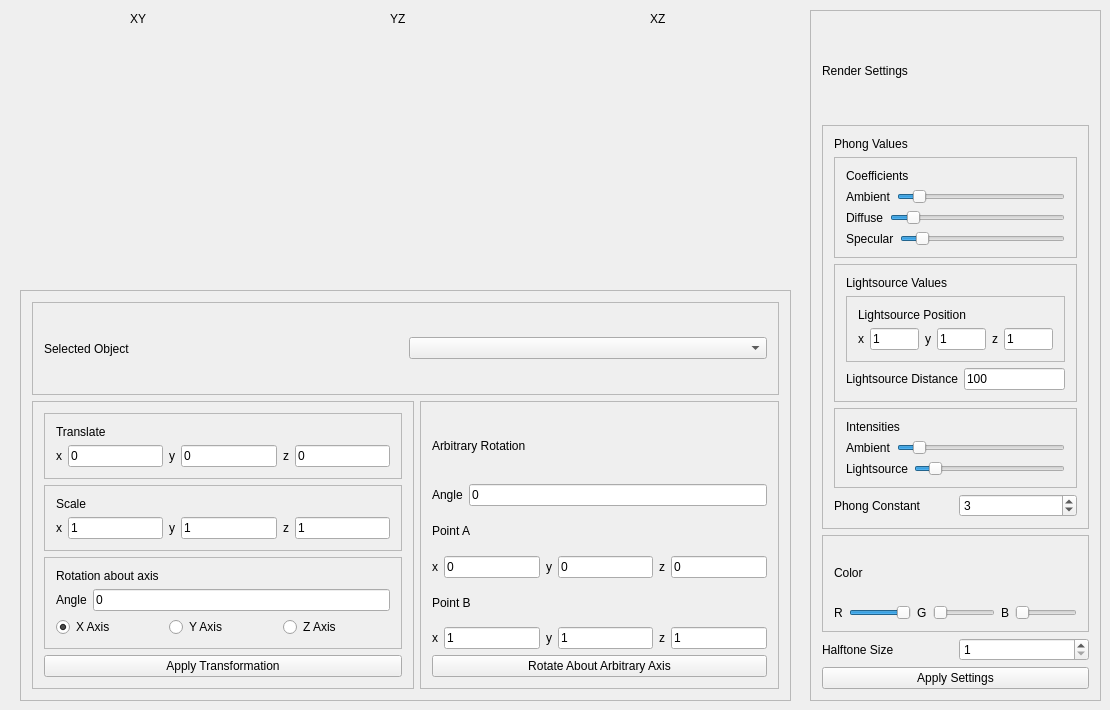
<?xml version="1.0" encoding="UTF-8"?>
<ui version="4.0">
 <class>MainWindow</class>
 <widget class="QMainWindow" name="MainWindow">
  <property name="geometry">
   <rect>
    <x>0</x>
    <y>0</y>
    <width>1110</width>
    <height>710</height>
   </rect>
  </property>
  <property name="windowTitle">
   <string>MainWindow</string>
  </property>
  <widget class="QWidget" name="centralWidget">
   <widget class="GLWidget" name="View1" native="true">
    <property name="geometry">
     <rect>
      <x>20</x>
      <y>30</y>
      <width>250</width>
      <height>250</height>
     </rect>
    </property>
    <property name="accessibleName">
     <string>XY</string>
    </property>
   </widget>
   <widget class="GLWidget" name="View3" native="true">
    <property name="geometry">
     <rect>
      <x>540</x>
      <y>30</y>
      <width>250</width>
      <height>250</height>
     </rect>
    </property>
    <property name="accessibleName">
     <string>YZ</string>
    </property>
   </widget>
   <widget class="GLWidget" name="View2" native="true">
    <property name="geometry">
     <rect>
      <x>280</x>
      <y>30</y>
      <width>250</width>
      <height>250</height>
     </rect>
    </property>
    <property name="accessibleName">
     <string>XZ</string>
    </property>
   </widget>
   <widget class="QFrame" name="frame_6">
    <property name="geometry">
     <rect>
      <x>20</x>
      <y>290</y>
      <width>771</width>
      <height>411</height>
     </rect>
    </property>
    <property name="frameShape">
     <enum>QFrame::StyledPanel</enum>
    </property>
    <property name="frameShadow">
     <enum>QFrame::Raised</enum>
    </property>
    <layout class="QVBoxLayout" name="verticalLayout_8">
     <item>
      <layout class="QHBoxLayout" name="horizontalLayout_17">
       <item>
        <widget class="QFrame" name="frame_7">
         <property name="frameShape">
          <enum>QFrame::StyledPanel</enum>
         </property>
         <property name="frameShadow">
          <enum>QFrame::Raised</enum>
         </property>
         <layout class="QHBoxLayout" name="horizontalLayout_22">
          <item>
           <widget class="QLabel" name="label_21">
            <property name="text">
             <string>Selected Object</string>
            </property>
           </widget>
          </item>
          <item>
           <widget class="QComboBox" name="selectedpolygon"/>
          </item>
         </layout>
        </widget>
       </item>
      </layout>
     </item>
     <item>
      <layout class="QHBoxLayout" name="horizontalLayout_18">
       <item>
        <widget class="QFrame" name="frame_5">
         <property name="frameShape">
          <enum>QFrame::StyledPanel</enum>
         </property>
         <property name="frameShadow">
          <enum>QFrame::Raised</enum>
         </property>
         <layout class="QVBoxLayout" name="verticalLayout_7">
          <item>
           <widget class="QFrame" name="frame_3">
            <property name="frameShape">
             <enum>QFrame::StyledPanel</enum>
            </property>
            <property name="frameShadow">
             <enum>QFrame::Raised</enum>
            </property>
            <layout class="QVBoxLayout" name="verticalLayout_2">
             <item>
              <widget class="QLabel" name="label_2">
               <property name="text">
                <string>Translate</string>
               </property>
              </widget>
             </item>
             <item>
              <layout class="QHBoxLayout" name="horizontalLayout_4">
               <item>
                <layout class="QHBoxLayout" name="horizontalLayout_3">
                 <item>
                  <widget class="QLabel" name="label_4">
                   <property name="text">
                    <string>x</string>
                   </property>
                  </widget>
                 </item>
                 <item>
                  <widget class="QLineEdit" name="translatex">
                   <property name="text">
                    <string>0</string>
                   </property>
                  </widget>
                 </item>
                </layout>
               </item>
               <item>
                <layout class="QHBoxLayout" name="horizontalLayout_2">
                 <item>
                  <widget class="QLabel" name="label_5">
                   <property name="text">
                    <string>y</string>
                   </property>
                  </widget>
                 </item>
                 <item>
                  <widget class="QLineEdit" name="translatey">
                   <property name="text">
                    <string>0</string>
                   </property>
                  </widget>
                 </item>
                </layout>
               </item>
               <item>
                <layout class="QHBoxLayout" name="horizontalLayout">
                 <item>
                  <widget class="QLabel" name="label_6">
                   <property name="text">
                    <string>z</string>
                   </property>
                  </widget>
                 </item>
                 <item>
                  <widget class="QLineEdit" name="translatez">
                   <property name="text">
                    <string>0</string>
                   </property>
                  </widget>
                 </item>
                </layout>
               </item>
              </layout>
             </item>
            </layout>
           </widget>
          </item>
          <item>
           <widget class="QFrame" name="frame_4">
            <property name="frameShape">
             <enum>QFrame::StyledPanel</enum>
            </property>
            <property name="frameShadow">
             <enum>QFrame::Raised</enum>
            </property>
            <layout class="QVBoxLayout" name="verticalLayout">
             <item>
              <widget class="QLabel" name="label">
               <property name="text">
                <string>Scale</string>
               </property>
              </widget>
             </item>
             <item>
              <layout class="QHBoxLayout" name="horizontalLayout_13">
               <item>
                <layout class="QHBoxLayout" name="horizontalLayout_14">
                 <item>
                  <widget class="QLabel" name="label_16">
                   <property name="text">
                    <string>x</string>
                   </property>
                  </widget>
                 </item>
                 <item>
                  <widget class="QLineEdit" name="scalex">
                   <property name="text">
                    <string>1</string>
                   </property>
                  </widget>
                 </item>
                </layout>
               </item>
               <item>
                <layout class="QHBoxLayout" name="horizontalLayout_15">
                 <item>
                  <widget class="QLabel" name="label_17">
                   <property name="text">
                    <string>y</string>
                   </property>
                  </widget>
                 </item>
                 <item>
                  <widget class="QLineEdit" name="scaley">
                   <property name="text">
                    <string>1</string>
                   </property>
                  </widget>
                 </item>
                </layout>
               </item>
               <item>
                <layout class="QHBoxLayout" name="horizontalLayout_16">
                 <item>
                  <widget class="QLabel" name="label_18">
                   <property name="text">
                    <string>z</string>
                   </property>
                  </widget>
                 </item>
                 <item>
                  <widget class="QLineEdit" name="scalez">
                   <property name="text">
                    <string>1</string>
                   </property>
                  </widget>
                 </item>
                </layout>
               </item>
              </layout>
             </item>
            </layout>
           </widget>
          </item>
          <item>
           <widget class="QFrame" name="frame">
            <property name="minimumSize">
             <size>
              <width>0</width>
              <height>0</height>
             </size>
            </property>
            <property name="frameShape">
             <enum>QFrame::StyledPanel</enum>
            </property>
            <property name="frameShadow">
             <enum>QFrame::Raised</enum>
            </property>
            <layout class="QVBoxLayout" name="verticalLayout_3">
             <item>
              <widget class="QLabel" name="label_3">
               <property name="text">
                <string>Rotation about axis</string>
               </property>
              </widget>
             </item>
             <item>
              <layout class="QHBoxLayout" name="horizontalLayout_19">
               <item>
                <widget class="QLabel" name="label_19">
                 <property name="text">
                  <string>Angle</string>
                 </property>
                </widget>
               </item>
               <item>
                <widget class="QLineEdit" name="rotationamount">
                 <property name="text">
                  <string>0</string>
                 </property>
                </widget>
               </item>
              </layout>
             </item>
             <item>
              <layout class="QHBoxLayout" name="horizontalLayout_21">
               <item>
                <widget class="QRadioButton" name="xaxisrot">
                 <property name="text">
                  <string>X Axis</string>
                 </property>
                 <property name="checked">
                  <bool>true</bool>
                 </property>
                 <attribute name="buttonGroup">
                  <string notr="true">buttonGroup</string>
                 </attribute>
                </widget>
               </item>
               <item>
                <widget class="QRadioButton" name="yaxisrot">
                 <property name="text">
                  <string>Y Axis</string>
                 </property>
                 <attribute name="buttonGroup">
                  <string notr="true">buttonGroup</string>
                 </attribute>
                </widget>
               </item>
               <item>
                <widget class="QRadioButton" name="zaxisrot">
                 <property name="text">
                  <string>Z Axis</string>
                 </property>
                 <attribute name="buttonGroup">
                  <string notr="true">buttonGroup</string>
                 </attribute>
                </widget>
               </item>
              </layout>
             </item>
            </layout>
           </widget>
          </item>
          <item>
           <widget class="QPushButton" name="ApplyTransform">
            <property name="text">
             <string>Apply Transformation</string>
            </property>
           </widget>
          </item>
         </layout>
        </widget>
       </item>
       <item>
        <widget class="QFrame" name="frame_2">
         <property name="frameShape">
          <enum>QFrame::StyledPanel</enum>
         </property>
         <property name="frameShadow">
          <enum>QFrame::Raised</enum>
         </property>
         <layout class="QVBoxLayout" name="verticalLayout_4">
          <item>
           <widget class="QLabel" name="label_15">
            <property name="text">
             <string>Arbitrary Rotation</string>
            </property>
           </widget>
          </item>
          <item>
           <layout class="QHBoxLayout" name="horizontalLayout_20">
            <item>
             <widget class="QLabel" name="label_20">
              <property name="text">
               <string>Angle</string>
              </property>
             </widget>
            </item>
            <item>
             <widget class="QLineEdit" name="arbitraryrotation">
              <property name="text">
               <string>0</string>
              </property>
             </widget>
            </item>
           </layout>
          </item>
          <item>
           <layout class="QVBoxLayout" name="verticalLayout_5">
            <item>
             <widget class="QLabel" name="label_13">
              <property name="text">
               <string>Point A</string>
              </property>
             </widget>
            </item>
            <item>
             <layout class="QHBoxLayout" name="horizontalLayout_5">
              <item>
               <layout class="QHBoxLayout" name="horizontalLayout_6">
                <item>
                 <widget class="QLabel" name="label_7">
                  <property name="text">
                   <string>x</string>
                  </property>
                 </widget>
                </item>
                <item>
                 <widget class="QLineEdit" name="arbitraryx1">
                  <property name="text">
                   <string>0</string>
                  </property>
                 </widget>
                </item>
               </layout>
              </item>
              <item>
               <layout class="QHBoxLayout" name="horizontalLayout_7">
                <item>
                 <widget class="QLabel" name="label_8">
                  <property name="text">
                   <string>y</string>
                  </property>
                 </widget>
                </item>
                <item>
                 <widget class="QLineEdit" name="arbitraryy1">
                  <property name="text">
                   <string>0</string>
                  </property>
                 </widget>
                </item>
               </layout>
              </item>
              <item>
               <layout class="QHBoxLayout" name="horizontalLayout_8">
                <item>
                 <widget class="QLabel" name="label_9">
                  <property name="text">
                   <string>z</string>
                  </property>
                 </widget>
                </item>
                <item>
                 <widget class="QLineEdit" name="arbitraryz1">
                  <property name="text">
                   <string>0</string>
                  </property>
                 </widget>
                </item>
               </layout>
              </item>
             </layout>
            </item>
           </layout>
          </item>
          <item>
           <layout class="QVBoxLayout" name="verticalLayout_6">
            <item>
             <widget class="QLabel" name="label_14">
              <property name="text">
               <string>Point B</string>
              </property>
             </widget>
            </item>
            <item>
             <layout class="QHBoxLayout" name="horizontalLayout_9">
              <item>
               <layout class="QHBoxLayout" name="horizontalLayout_10">
                <item>
                 <widget class="QLabel" name="label_10">
                  <property name="text">
                   <string>x</string>
                  </property>
                 </widget>
                </item>
                <item>
                 <widget class="QLineEdit" name="arbitraryx2">
                  <property name="text">
                   <string>1</string>
                  </property>
                 </widget>
                </item>
               </layout>
              </item>
              <item>
               <layout class="QHBoxLayout" name="horizontalLayout_11">
                <item>
                 <widget class="QLabel" name="label_11">
                  <property name="text">
                   <string>y</string>
                  </property>
                 </widget>
                </item>
                <item>
                 <widget class="QLineEdit" name="arbitraryy2">
                  <property name="text">
                   <string>1</string>
                  </property>
                 </widget>
                </item>
               </layout>
              </item>
              <item>
               <layout class="QHBoxLayout" name="horizontalLayout_12">
                <item>
                 <widget class="QLabel" name="label_12">
                  <property name="text">
                   <string>z</string>
                  </property>
                 </widget>
                </item>
                <item>
                 <widget class="QLineEdit" name="arbitraryz2">
                  <property name="text">
                   <string>1</string>
                  </property>
                 </widget>
                </item>
               </layout>
              </item>
             </layout>
            </item>
           </layout>
          </item>
          <item>
           <widget class="QPushButton" name="applyrotation">
            <property name="text">
             <string>Rotate About Arbitrary Axis</string>
            </property>
           </widget>
          </item>
         </layout>
        </widget>
       </item>
      </layout>
     </item>
    </layout>
   </widget>
   <widget class="QLabel" name="label_22">
    <property name="geometry">
     <rect>
      <x>130</x>
      <y>10</y>
      <width>41</width>
      <height>17</height>
     </rect>
    </property>
    <property name="text">
     <string>XY</string>
    </property>
   </widget>
   <widget class="QLabel" name="label_23">
    <property name="geometry">
     <rect>
      <x>390</x>
      <y>10</y>
      <width>67</width>
      <height>17</height>
     </rect>
    </property>
    <property name="text">
     <string>YZ</string>
    </property>
   </widget>
   <widget class="QLabel" name="label_24">
    <property name="geometry">
     <rect>
      <x>650</x>
      <y>10</y>
      <width>67</width>
      <height>17</height>
     </rect>
    </property>
    <property name="text">
     <string>XZ</string>
    </property>
   </widget>
   <widget class="QFrame" name="frame_14">
    <property name="geometry">
     <rect>
      <x>810</x>
      <y>10</y>
      <width>291</width>
      <height>691</height>
     </rect>
    </property>
    <property name="frameShape">
     <enum>QFrame::StyledPanel</enum>
    </property>
    <property name="frameShadow">
     <enum>QFrame::Raised</enum>
    </property>
    <layout class="QVBoxLayout" name="verticalLayout_15">
     <item>
      <widget class="QLabel" name="label_45">
       <property name="text">
        <string>Render Settings</string>
       </property>
      </widget>
     </item>
     <item>
      <widget class="QFrame" name="frame_13">
       <property name="frameShape">
        <enum>QFrame::StyledPanel</enum>
       </property>
       <property name="frameShadow">
        <enum>QFrame::Raised</enum>
       </property>
       <layout class="QVBoxLayout" name="verticalLayout_14">
        <item>
         <widget class="QLabel" name="label_41">
          <property name="text">
           <string>Phong Values</string>
          </property>
         </widget>
        </item>
        <item>
         <widget class="QFrame" name="frame_10">
          <property name="frameShape">
           <enum>QFrame::StyledPanel</enum>
          </property>
          <property name="frameShadow">
           <enum>QFrame::Raised</enum>
          </property>
          <layout class="QVBoxLayout" name="verticalLayout_11">
           <item>
            <widget class="QLabel" name="label_42">
             <property name="text">
              <string>Coefficients</string>
             </property>
            </widget>
           </item>
           <item>
            <layout class="QHBoxLayout" name="horizontalLayout_26">
             <item>
              <widget class="QLabel" name="label_28">
               <property name="text">
                <string>Ambient</string>
               </property>
              </widget>
             </item>
             <item>
              <widget class="QSlider" name="ambient_co">
               <property name="maximum">
                <number>100</number>
               </property>
               <property name="value">
                <number>10</number>
               </property>
               <property name="orientation">
                <enum>Qt::Horizontal</enum>
               </property>
              </widget>
             </item>
            </layout>
           </item>
           <item>
            <layout class="QHBoxLayout" name="horizontalLayout_27">
             <item>
              <widget class="QLabel" name="label_29">
               <property name="text">
                <string>Diffuse</string>
               </property>
              </widget>
             </item>
             <item>
              <widget class="QSlider" name="diffuse_co">
               <property name="maximum">
                <number>100</number>
               </property>
               <property name="value">
                <number>10</number>
               </property>
               <property name="orientation">
                <enum>Qt::Horizontal</enum>
               </property>
              </widget>
             </item>
            </layout>
           </item>
           <item>
            <layout class="QHBoxLayout" name="horizontalLayout_28">
             <item>
              <widget class="QLabel" name="label_30">
               <property name="text">
                <string>Specular</string>
               </property>
              </widget>
             </item>
             <item>
              <widget class="QSlider" name="specular_co">
               <property name="maximum">
                <number>100</number>
               </property>
               <property name="value">
                <number>10</number>
               </property>
               <property name="orientation">
                <enum>Qt::Horizontal</enum>
               </property>
              </widget>
             </item>
            </layout>
           </item>
          </layout>
         </widget>
        </item>
        <item>
         <widget class="QFrame" name="frame_12">
          <property name="frameShape">
           <enum>QFrame::StyledPanel</enum>
          </property>
          <property name="frameShadow">
           <enum>QFrame::Raised</enum>
          </property>
          <layout class="QVBoxLayout" name="verticalLayout_13">
           <item>
            <widget class="QLabel" name="label_44">
             <property name="text">
              <string>Lightsource Values</string>
             </property>
            </widget>
           </item>
           <item>
            <widget class="QFrame" name="frame_8">
             <property name="frameShape">
              <enum>QFrame::StyledPanel</enum>
             </property>
             <property name="frameShadow">
              <enum>QFrame::Raised</enum>
             </property>
             <layout class="QVBoxLayout" name="verticalLayout_9">
              <item>
               <widget class="QLabel" name="label_34">
                <property name="text">
                 <string>Lightsource Position</string>
                </property>
               </widget>
              </item>
              <item>
               <layout class="QHBoxLayout" name="horizontalLayout_32">
                <item>
                 <layout class="QHBoxLayout" name="horizontalLayout_33">
                  <item>
                   <widget class="QLabel" name="label_35">
                    <property name="text">
                     <string>x</string>
                    </property>
                   </widget>
                  </item>
                  <item>
                   <widget class="QLineEdit" name="lightsource_x">
                    <property name="text">
                     <string>1</string>
                    </property>
                   </widget>
                  </item>
                 </layout>
                </item>
                <item>
                 <layout class="QHBoxLayout" name="horizontalLayout_34">
                  <item>
                   <widget class="QLabel" name="label_36">
                    <property name="text">
                     <string>y</string>
                    </property>
                   </widget>
                  </item>
                  <item>
                   <widget class="QLineEdit" name="lightsource_y">
                    <property name="text">
                     <string>1</string>
                    </property>
                   </widget>
                  </item>
                 </layout>
                </item>
                <item>
                 <layout class="QHBoxLayout" name="horizontalLayout_35">
                  <item>
                   <widget class="QLabel" name="label_37">
                    <property name="text">
                     <string>z</string>
                    </property>
                   </widget>
                  </item>
                  <item>
                   <widget class="QLineEdit" name="lightsource_z">
                    <property name="text">
                     <string>1</string>
                    </property>
                   </widget>
                  </item>
                 </layout>
                </item>
               </layout>
              </item>
             </layout>
            </widget>
           </item>
           <item>
            <layout class="QHBoxLayout" name="horizontalLayout_31">
             <item>
              <widget class="QLabel" name="label_33">
               <property name="text">
                <string>Lightsource Distance</string>
               </property>
              </widget>
             </item>
             <item>
              <widget class="QLineEdit" name="lightsource_dist">
               <property name="text">
                <string>100</string>
               </property>
              </widget>
             </item>
            </layout>
           </item>
          </layout>
         </widget>
        </item>
        <item>
         <widget class="QFrame" name="frame_11">
          <property name="frameShape">
           <enum>QFrame::StyledPanel</enum>
          </property>
          <property name="frameShadow">
           <enum>QFrame::Raised</enum>
          </property>
          <layout class="QVBoxLayout" name="verticalLayout_12">
           <item>
            <widget class="QLabel" name="label_43">
             <property name="text">
              <string>Intensities</string>
             </property>
            </widget>
           </item>
           <item>
            <layout class="QHBoxLayout" name="horizontalLayout_29">
             <item>
              <widget class="QLabel" name="label_31">
               <property name="text">
                <string>Ambient</string>
               </property>
              </widget>
             </item>
             <item>
              <widget class="QSlider" name="ambient_intensity">
               <property name="maximum">
                <number>100</number>
               </property>
               <property name="value">
                <number>10</number>
               </property>
               <property name="orientation">
                <enum>Qt::Horizontal</enum>
               </property>
              </widget>
             </item>
            </layout>
           </item>
           <item>
            <layout class="QHBoxLayout" name="horizontalLayout_30">
             <item>
              <widget class="QLabel" name="label_32">
               <property name="text">
                <string>Lightsource</string>
               </property>
              </widget>
             </item>
             <item>
              <widget class="QSlider" name="lightsource_intensity">
               <property name="maximum">
                <number>100</number>
               </property>
               <property name="value">
                <number>10</number>
               </property>
               <property name="orientation">
                <enum>Qt::Horizontal</enum>
               </property>
              </widget>
             </item>
            </layout>
           </item>
          </layout>
         </widget>
        </item>
        <item>
         <layout class="QHBoxLayout" name="horizontalLayout_36">
          <item>
           <widget class="QLabel" name="label_38">
            <property name="text">
             <string>Phong Constant</string>
            </property>
           </widget>
          </item>
          <item>
           <widget class="QSpinBox" name="phong_constant">
            <property name="minimum">
             <number>1</number>
            </property>
            <property name="value">
             <number>3</number>
            </property>
           </widget>
          </item>
         </layout>
        </item>
       </layout>
      </widget>
     </item>
     <item>
      <widget class="QFrame" name="frame_9">
       <property name="frameShape">
        <enum>QFrame::StyledPanel</enum>
       </property>
       <property name="frameShadow">
        <enum>QFrame::Raised</enum>
       </property>
       <layout class="QVBoxLayout" name="verticalLayout_10">
        <item>
         <widget class="QLabel" name="label_40">
          <property name="text">
           <string>Color</string>
          </property>
         </widget>
        </item>
        <item>
         <layout class="QHBoxLayout" name="horizontalLayout_38">
          <item>
           <layout class="QHBoxLayout" name="horizontalLayout_23">
            <item>
             <widget class="QLabel" name="label_25">
              <property name="text">
               <string>R</string>
              </property>
             </widget>
            </item>
            <item>
             <widget class="QSlider" name="color_r">
              <property name="maximum">
               <number>100</number>
              </property>
              <property name="value">
               <number>100</number>
              </property>
              <property name="orientation">
               <enum>Qt::Horizontal</enum>
              </property>
             </widget>
            </item>
           </layout>
          </item>
          <item>
           <layout class="QHBoxLayout" name="horizontalLayout_24">
            <item>
             <widget class="QLabel" name="label_26">
              <property name="text">
               <string>G</string>
              </property>
             </widget>
            </item>
            <item>
             <widget class="QSlider" name="color_g">
              <property name="maximum">
               <number>100</number>
              </property>
              <property name="value">
               <number>0</number>
              </property>
              <property name="orientation">
               <enum>Qt::Horizontal</enum>
              </property>
             </widget>
            </item>
           </layout>
          </item>
          <item>
           <layout class="QHBoxLayout" name="horizontalLayout_25">
            <item>
             <widget class="QLabel" name="label_27">
              <property name="text">
               <string>B</string>
              </property>
             </widget>
            </item>
            <item>
             <widget class="QSlider" name="color_b">
              <property name="maximum">
               <number>100</number>
              </property>
              <property name="value">
               <number>0</number>
              </property>
              <property name="orientation">
               <enum>Qt::Horizontal</enum>
              </property>
             </widget>
            </item>
           </layout>
          </item>
         </layout>
        </item>
       </layout>
       <zorder></zorder>
       <zorder>label_40</zorder>
       <zorder></zorder>
      </widget>
     </item>
     <item>
      <layout class="QHBoxLayout" name="horizontalLayout_37">
       <item>
        <widget class="QLabel" name="label_39">
         <property name="text">
          <string>Halftone Size</string>
         </property>
        </widget>
       </item>
       <item>
        <widget class="QSpinBox" name="halftone_size">
         <property name="minimum">
          <number>1</number>
         </property>
         <property name="value">
          <number>1</number>
         </property>
        </widget>
       </item>
      </layout>
     </item>
     <item>
      <widget class="QPushButton" name="applyrendersettings">
       <property name="text">
        <string>Apply Settings</string>
       </property>
      </widget>
     </item>
    </layout>
   </widget>
  </widget>
 </widget>
 <layoutdefault spacing="6" margin="11"/>
 <customwidgets>
  <customwidget>
   <class>GLWidget</class>
   <extends>QWidget</extends>
   <header>glwidget.h</header>
   <container>1</container>
  </customwidget>
 </customwidgets>
 <resources/>
 <connections/>
 <buttongroups>
  <buttongroup name="buttonGroup"/>
 </buttongroups>
</ui>
